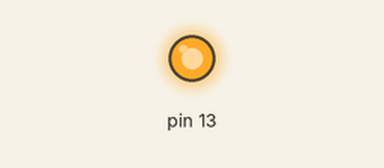
Recording of a sketch running on a simulated Arduino Leonardo, built with avr-gcc and run on an emulated ATmega32U4. Parts: output pins drawn as LEDs (lit = HIGH). What the sketch prints to the serial monitor is not drawn.

Above: at 0.1 s.
Timing chart, 0 to 1.6 s (numbered marks = the images above):
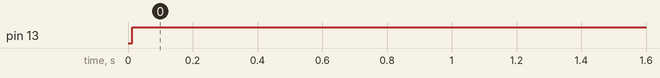

The sketch:

TimeSerial_edited.ino
```cpp
/*
 * TimeSerial.pde
 * example code illustrating Time library set through serial port messages.
 *
 * Messages consist of the letter T followed by ten digit time (as seconds since Jan 1 1970)
 * you can send the text on the next line using Serial Monitor to set the clock to noon Jan 1 2013
 T1357041600
 *
 * A Processing example sketch to automatically send the messages is included in the download
 * On Linux, you can use "date +T%s\n > /dev/ttyACM0" (UTC time zone)
 */

#include <TimeLib.h>

#define TIME_HEADER  "T"   // Header tag for serial time sync message
#define TIME_REQUEST  7  // ASCII bell character requests a time sync message

void setup()  {
  Serial.begin(9600);
  while (!Serial) ; // Needed for Leonardo only
  pinMode(13, OUTPUT);
 /* setSyncProvider( requestSync);  //set function to call when sync required
  Serial.println("Waiting for sync message");*/
    setTime(11,30,30,12,02,2016);
}

void loop(){

  if (timeStatus()!= timeNotSet) {
    digitalClockDisplay();
  }
  if (timeStatus() == timeSet) {
    digitalWrite(13, HIGH); // LED on if synced
  } else {
    digitalWrite(13, LOW);  // LED off if needs refresh
  }
  delay(1000);
}

void digitalClockDisplay(){
  // digital clock display of the time
  now();
  byte sec=second();
  //Serial.print(hr);

  //printDigits(minute());
  printDigits(sec);
  Serial.print(" ");
  /*Serial.print(day());
  Serial.print(" ");
  Serial.print(month());
  Serial.print(" ");
  Serial.print(year()); */
  Serial.println();
}

void printDigits(int digits){
  // utility function for digital clock display: prints preceding colon and leading 0
  //Serial.print(":");
  if(digits < 10)
    Serial.print('0');
  Serial.print(digits);
}


/*void processSyncMessage() {
  unsigned long pctime;
  const unsigned long DEFAULT_TIME = 1357041600; // Jan 1 2013

  if(Serial.find(TIME_HEADER)) {
     pctime = Serial.parseInt();
     if( pctime >= DEFAULT_TIME) { // check the integer is a valid time (greater than Jan 1 2013)
       setTime(pctime); // Sync Arduino clock to the time received on the serial port
     }
  }
}

time_t requestSync()
{
  Serial.write(TIME_REQUEST);
  return 0; // the time will be sent later in response to serial mesg
}*/
```

Measured:
- by itself, pin 13: LOW → HIGH at 0.01 s
